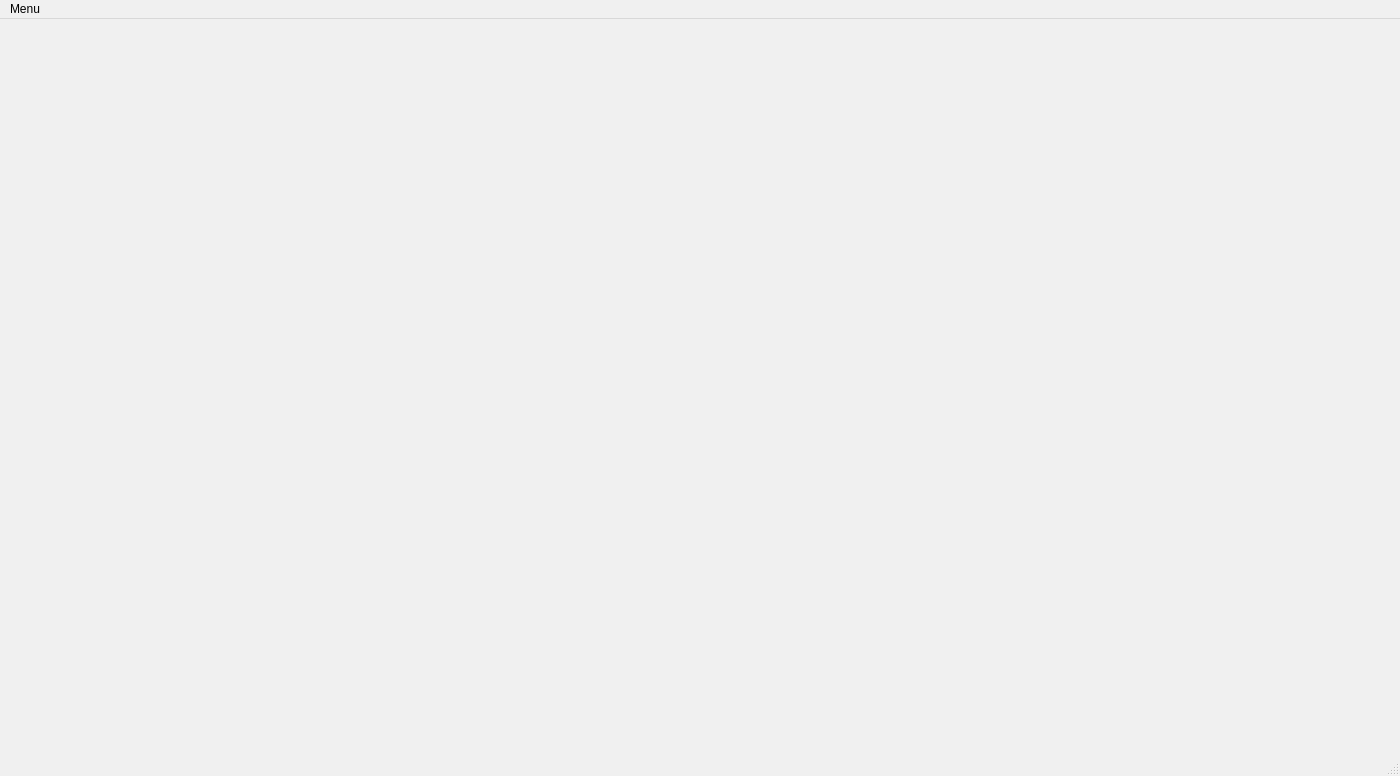
<?xml version="1.0" encoding="UTF-8"?>
<ui version="4.0">
 <class>lab8</class>
 <widget class="QMainWindow" name="lab8">
  <property name="geometry">
   <rect>
    <x>0</x>
    <y>0</y>
    <width>1400</width>
    <height>776</height>
   </rect>
  </property>
  <property name="minimumSize">
   <size>
    <width>1400</width>
    <height>776</height>
   </size>
  </property>
  <property name="maximumSize">
   <size>
    <width>1400</width>
    <height>776</height>
   </size>
  </property>
  <property name="palette">
   <palette>
    <active>
     <colorrole role="WindowText">
      <brush brushstyle="SolidPattern">
       <color alpha="255">
        <red>0</red>
        <green>0</green>
        <blue>0</blue>
       </color>
      </brush>
     </colorrole>
     <colorrole role="Button">
      <brush brushstyle="SolidPattern">
       <color alpha="255">
        <red>255</red>
        <green>255</green>
        <blue>255</blue>
       </color>
      </brush>
     </colorrole>
     <colorrole role="Light">
      <brush brushstyle="SolidPattern">
       <color alpha="255">
        <red>255</red>
        <green>255</green>
        <blue>255</blue>
       </color>
      </brush>
     </colorrole>
     <colorrole role="Midlight">
      <brush brushstyle="SolidPattern">
       <color alpha="255">
        <red>255</red>
        <green>255</green>
        <blue>255</blue>
       </color>
      </brush>
     </colorrole>
     <colorrole role="Dark">
      <brush brushstyle="SolidPattern">
       <color alpha="255">
        <red>127</red>
        <green>127</green>
        <blue>127</blue>
       </color>
      </brush>
     </colorrole>
     <colorrole role="Mid">
      <brush brushstyle="SolidPattern">
       <color alpha="255">
        <red>170</red>
        <green>170</green>
        <blue>170</blue>
       </color>
      </brush>
     </colorrole>
     <colorrole role="Text">
      <brush brushstyle="SolidPattern">
       <color alpha="255">
        <red>0</red>
        <green>0</green>
        <blue>0</blue>
       </color>
      </brush>
     </colorrole>
     <colorrole role="BrightText">
      <brush brushstyle="SolidPattern">
       <color alpha="255">
        <red>255</red>
        <green>255</green>
        <blue>255</blue>
       </color>
      </brush>
     </colorrole>
     <colorrole role="ButtonText">
      <brush brushstyle="SolidPattern">
       <color alpha="255">
        <red>0</red>
        <green>0</green>
        <blue>0</blue>
       </color>
      </brush>
     </colorrole>
     <colorrole role="Base">
      <brush brushstyle="SolidPattern">
       <color alpha="255">
        <red>255</red>
        <green>255</green>
        <blue>255</blue>
       </color>
      </brush>
     </colorrole>
     <colorrole role="Window">
      <brush brushstyle="SolidPattern">
       <color alpha="255">
        <red>255</red>
        <green>255</green>
        <blue>255</blue>
       </color>
      </brush>
     </colorrole>
     <colorrole role="Shadow">
      <brush brushstyle="SolidPattern">
       <color alpha="255">
        <red>0</red>
        <green>0</green>
        <blue>0</blue>
       </color>
      </brush>
     </colorrole>
     <colorrole role="AlternateBase">
      <brush brushstyle="SolidPattern">
       <color alpha="255">
        <red>255</red>
        <green>255</green>
        <blue>255</blue>
       </color>
      </brush>
     </colorrole>
     <colorrole role="ToolTipBase">
      <brush brushstyle="SolidPattern">
       <color alpha="255">
        <red>255</red>
        <green>255</green>
        <blue>220</blue>
       </color>
      </brush>
     </colorrole>
     <colorrole role="ToolTipText">
      <brush brushstyle="SolidPattern">
       <color alpha="255">
        <red>0</red>
        <green>0</green>
        <blue>0</blue>
       </color>
      </brush>
     </colorrole>
     <colorrole role="PlaceholderText">
      <brush brushstyle="SolidPattern">
       <color alpha="127">
        <red>0</red>
        <green>0</green>
        <blue>0</blue>
       </color>
      </brush>
     </colorrole>
    </active>
    <inactive>
     <colorrole role="WindowText">
      <brush brushstyle="SolidPattern">
       <color alpha="255">
        <red>0</red>
        <green>0</green>
        <blue>0</blue>
       </color>
      </brush>
     </colorrole>
     <colorrole role="Button">
      <brush brushstyle="SolidPattern">
       <color alpha="255">
        <red>240</red>
        <green>240</green>
        <blue>240</blue>
       </color>
      </brush>
     </colorrole>
     <colorrole role="Light">
      <brush brushstyle="SolidPattern">
       <color alpha="255">
        <red>255</red>
        <green>255</green>
        <blue>255</blue>
       </color>
      </brush>
     </colorrole>
     <colorrole role="Midlight">
      <brush brushstyle="SolidPattern">
       <color alpha="255">
        <red>227</red>
        <green>227</green>
        <blue>227</blue>
       </color>
      </brush>
     </colorrole>
     <colorrole role="Dark">
      <brush brushstyle="SolidPattern">
       <color alpha="255">
        <red>160</red>
        <green>160</green>
        <blue>160</blue>
       </color>
      </brush>
     </colorrole>
     <colorrole role="Mid">
      <brush brushstyle="SolidPattern">
       <color alpha="255">
        <red>160</red>
        <green>160</green>
        <blue>160</blue>
       </color>
      </brush>
     </colorrole>
     <colorrole role="Text">
      <brush brushstyle="SolidPattern">
       <color alpha="255">
        <red>0</red>
        <green>0</green>
        <blue>0</blue>
       </color>
      </brush>
     </colorrole>
     <colorrole role="BrightText">
      <brush brushstyle="SolidPattern">
       <color alpha="255">
        <red>255</red>
        <green>255</green>
        <blue>255</blue>
       </color>
      </brush>
     </colorrole>
     <colorrole role="ButtonText">
      <brush brushstyle="SolidPattern">
       <color alpha="255">
        <red>0</red>
        <green>0</green>
        <blue>0</blue>
       </color>
      </brush>
     </colorrole>
     <colorrole role="Base">
      <brush brushstyle="SolidPattern">
       <color alpha="255">
        <red>255</red>
        <green>255</green>
        <blue>255</blue>
       </color>
      </brush>
     </colorrole>
     <colorrole role="Window">
      <brush brushstyle="SolidPattern">
       <color alpha="255">
        <red>240</red>
        <green>240</green>
        <blue>240</blue>
       </color>
      </brush>
     </colorrole>
     <colorrole role="Shadow">
      <brush brushstyle="SolidPattern">
       <color alpha="255">
        <red>105</red>
        <green>105</green>
        <blue>105</blue>
       </color>
      </brush>
     </colorrole>
     <colorrole role="AlternateBase">
      <brush brushstyle="SolidPattern">
       <color alpha="255">
        <red>245</red>
        <green>245</green>
        <blue>245</blue>
       </color>
      </brush>
     </colorrole>
     <colorrole role="ToolTipBase">
      <brush brushstyle="SolidPattern">
       <color alpha="255">
        <red>255</red>
        <green>255</green>
        <blue>220</blue>
       </color>
      </brush>
     </colorrole>
     <colorrole role="ToolTipText">
      <brush brushstyle="SolidPattern">
       <color alpha="255">
        <red>0</red>
        <green>0</green>
        <blue>0</blue>
       </color>
      </brush>
     </colorrole>
     <colorrole role="PlaceholderText">
      <brush brushstyle="SolidPattern">
       <color alpha="128">
        <red>0</red>
        <green>0</green>
        <blue>0</blue>
       </color>
      </brush>
     </colorrole>
    </inactive>
    <disabled>
     <colorrole role="WindowText">
      <brush brushstyle="SolidPattern">
       <color alpha="255">
        <red>127</red>
        <green>127</green>
        <blue>127</blue>
       </color>
      </brush>
     </colorrole>
     <colorrole role="Button">
      <brush brushstyle="SolidPattern">
       <color alpha="255">
        <red>255</red>
        <green>255</green>
        <blue>255</blue>
       </color>
      </brush>
     </colorrole>
     <colorrole role="Light">
      <brush brushstyle="SolidPattern">
       <color alpha="255">
        <red>255</red>
        <green>255</green>
        <blue>255</blue>
       </color>
      </brush>
     </colorrole>
     <colorrole role="Midlight">
      <brush brushstyle="SolidPattern">
       <color alpha="255">
        <red>255</red>
        <green>255</green>
        <blue>255</blue>
       </color>
      </brush>
     </colorrole>
     <colorrole role="Dark">
      <brush brushstyle="SolidPattern">
       <color alpha="255">
        <red>127</red>
        <green>127</green>
        <blue>127</blue>
       </color>
      </brush>
     </colorrole>
     <colorrole role="Mid">
      <brush brushstyle="SolidPattern">
       <color alpha="255">
        <red>170</red>
        <green>170</green>
        <blue>170</blue>
       </color>
      </brush>
     </colorrole>
     <colorrole role="Text">
      <brush brushstyle="SolidPattern">
       <color alpha="255">
        <red>127</red>
        <green>127</green>
        <blue>127</blue>
       </color>
      </brush>
     </colorrole>
     <colorrole role="BrightText">
      <brush brushstyle="SolidPattern">
       <color alpha="255">
        <red>255</red>
        <green>255</green>
        <blue>255</blue>
       </color>
      </brush>
     </colorrole>
     <colorrole role="ButtonText">
      <brush brushstyle="SolidPattern">
       <color alpha="255">
        <red>127</red>
        <green>127</green>
        <blue>127</blue>
       </color>
      </brush>
     </colorrole>
     <colorrole role="Base">
      <brush brushstyle="SolidPattern">
       <color alpha="255">
        <red>255</red>
        <green>255</green>
        <blue>255</blue>
       </color>
      </brush>
     </colorrole>
     <colorrole role="Window">
      <brush brushstyle="SolidPattern">
       <color alpha="255">
        <red>255</red>
        <green>255</green>
        <blue>255</blue>
       </color>
      </brush>
     </colorrole>
     <colorrole role="Shadow">
      <brush brushstyle="SolidPattern">
       <color alpha="255">
        <red>0</red>
        <green>0</green>
        <blue>0</blue>
       </color>
      </brush>
     </colorrole>
     <colorrole role="AlternateBase">
      <brush brushstyle="SolidPattern">
       <color alpha="255">
        <red>245</red>
        <green>245</green>
        <blue>245</blue>
       </color>
      </brush>
     </colorrole>
     <colorrole role="ToolTipBase">
      <brush brushstyle="SolidPattern">
       <color alpha="255">
        <red>255</red>
        <green>255</green>
        <blue>220</blue>
       </color>
      </brush>
     </colorrole>
     <colorrole role="ToolTipText">
      <brush brushstyle="SolidPattern">
       <color alpha="255">
        <red>0</red>
        <green>0</green>
        <blue>0</blue>
       </color>
      </brush>
     </colorrole>
     <colorrole role="PlaceholderText">
      <brush brushstyle="SolidPattern">
       <color alpha="128">
        <red>0</red>
        <green>0</green>
        <blue>0</blue>
       </color>
      </brush>
     </colorrole>
    </disabled>
   </palette>
  </property>
  <property name="windowTitle">
   <string>lab8</string>
  </property>
  <widget class="QWidget" name="centralwidget">
   <widget class="QLabel" name="label">
    <property name="geometry">
     <rect>
      <x>-70</x>
      <y>150</y>
      <width>361</width>
      <height>231</height>
     </rect>
    </property>
    <property name="text">
     <string/>
    </property>
    <property name="pixmap">
     <pixmap>../RIS/podlodka-transformed_(2)-transformed.png</pixmap>
    </property>
   </widget>
   <widget class="QLabel" name="label_2">
    <property name="geometry">
     <rect>
      <x>630</x>
      <y>20</y>
      <width>431</width>
      <height>171</height>
     </rect>
    </property>
    <property name="palette">
     <palette>
      <active>
       <colorrole role="WindowText">
        <brush brushstyle="SolidPattern">
         <color alpha="255">
          <red>255</red>
          <green>255</green>
          <blue>255</blue>
         </color>
        </brush>
       </colorrole>
       <colorrole role="Button">
        <brush brushstyle="SolidPattern">
         <color alpha="255">
          <red>85</red>
          <green>0</green>
          <blue>0</blue>
         </color>
        </brush>
       </colorrole>
       <colorrole role="Light">
        <brush brushstyle="SolidPattern">
         <color alpha="255">
          <red>127</red>
          <green>0</green>
          <blue>0</blue>
         </color>
        </brush>
       </colorrole>
       <colorrole role="Midlight">
        <brush brushstyle="SolidPattern">
         <color alpha="255">
          <red>106</red>
          <green>0</green>
          <blue>0</blue>
         </color>
        </brush>
       </colorrole>
       <colorrole role="Dark">
        <brush brushstyle="SolidPattern">
         <color alpha="255">
          <red>42</red>
          <green>0</green>
          <blue>0</blue>
         </color>
        </brush>
       </colorrole>
       <colorrole role="Mid">
        <brush brushstyle="SolidPattern">
         <color alpha="255">
          <red>57</red>
          <green>0</green>
          <blue>0</blue>
         </color>
        </brush>
       </colorrole>
       <colorrole role="Text">
        <brush brushstyle="SolidPattern">
         <color alpha="255">
          <red>255</red>
          <green>255</green>
          <blue>255</blue>
         </color>
        </brush>
       </colorrole>
       <colorrole role="BrightText">
        <brush brushstyle="SolidPattern">
         <color alpha="255">
          <red>255</red>
          <green>255</green>
          <blue>255</blue>
         </color>
        </brush>
       </colorrole>
       <colorrole role="ButtonText">
        <brush brushstyle="SolidPattern">
         <color alpha="255">
          <red>255</red>
          <green>255</green>
          <blue>255</blue>
         </color>
        </brush>
       </colorrole>
       <colorrole role="Base">
        <brush brushstyle="SolidPattern">
         <color alpha="255">
          <red>0</red>
          <green>0</green>
          <blue>0</blue>
         </color>
        </brush>
       </colorrole>
       <colorrole role="Window">
        <brush brushstyle="SolidPattern">
         <color alpha="255">
          <red>85</red>
          <green>0</green>
          <blue>0</blue>
         </color>
        </brush>
       </colorrole>
       <colorrole role="Shadow">
        <brush brushstyle="SolidPattern">
         <color alpha="255">
          <red>0</red>
          <green>0</green>
          <blue>0</blue>
         </color>
        </brush>
       </colorrole>
       <colorrole role="AlternateBase">
        <brush brushstyle="SolidPattern">
         <color alpha="255">
          <red>42</red>
          <green>0</green>
          <blue>0</blue>
         </color>
        </brush>
       </colorrole>
       <colorrole role="ToolTipBase">
        <brush brushstyle="SolidPattern">
         <color alpha="255">
          <red>255</red>
          <green>255</green>
          <blue>220</blue>
         </color>
        </brush>
       </colorrole>
       <colorrole role="ToolTipText">
        <brush brushstyle="SolidPattern">
         <color alpha="255">
          <red>0</red>
          <green>0</green>
          <blue>0</blue>
         </color>
        </brush>
       </colorrole>
       <colorrole role="PlaceholderText">
        <brush brushstyle="SolidPattern">
         <color alpha="127">
          <red>255</red>
          <green>255</green>
          <blue>255</blue>
         </color>
        </brush>
       </colorrole>
      </active>
      <inactive>
       <colorrole role="WindowText">
        <brush brushstyle="SolidPattern">
         <color alpha="255">
          <red>0</red>
          <green>0</green>
          <blue>0</blue>
         </color>
        </brush>
       </colorrole>
       <colorrole role="Button">
        <brush brushstyle="SolidPattern">
         <color alpha="255">
          <red>240</red>
          <green>240</green>
          <blue>240</blue>
         </color>
        </brush>
       </colorrole>
       <colorrole role="Light">
        <brush brushstyle="SolidPattern">
         <color alpha="255">
          <red>255</red>
          <green>255</green>
          <blue>255</blue>
         </color>
        </brush>
       </colorrole>
       <colorrole role="Midlight">
        <brush brushstyle="SolidPattern">
         <color alpha="255">
          <red>227</red>
          <green>227</green>
          <blue>227</blue>
         </color>
        </brush>
       </colorrole>
       <colorrole role="Dark">
        <brush brushstyle="SolidPattern">
         <color alpha="255">
          <red>160</red>
          <green>160</green>
          <blue>160</blue>
         </color>
        </brush>
       </colorrole>
       <colorrole role="Mid">
        <brush brushstyle="SolidPattern">
         <color alpha="255">
          <red>160</red>
          <green>160</green>
          <blue>160</blue>
         </color>
        </brush>
       </colorrole>
       <colorrole role="Text">
        <brush brushstyle="SolidPattern">
         <color alpha="255">
          <red>0</red>
          <green>0</green>
          <blue>0</blue>
         </color>
        </brush>
       </colorrole>
       <colorrole role="BrightText">
        <brush brushstyle="SolidPattern">
         <color alpha="255">
          <red>255</red>
          <green>255</green>
          <blue>255</blue>
         </color>
        </brush>
       </colorrole>
       <colorrole role="ButtonText">
        <brush brushstyle="SolidPattern">
         <color alpha="255">
          <red>0</red>
          <green>0</green>
          <blue>0</blue>
         </color>
        </brush>
       </colorrole>
       <colorrole role="Base">
        <brush brushstyle="SolidPattern">
         <color alpha="255">
          <red>255</red>
          <green>255</green>
          <blue>255</blue>
         </color>
        </brush>
       </colorrole>
       <colorrole role="Window">
        <brush brushstyle="SolidPattern">
         <color alpha="255">
          <red>240</red>
          <green>240</green>
          <blue>240</blue>
         </color>
        </brush>
       </colorrole>
       <colorrole role="Shadow">
        <brush brushstyle="SolidPattern">
         <color alpha="255">
          <red>105</red>
          <green>105</green>
          <blue>105</blue>
         </color>
        </brush>
       </colorrole>
       <colorrole role="AlternateBase">
        <brush brushstyle="SolidPattern">
         <color alpha="255">
          <red>245</red>
          <green>245</green>
          <blue>245</blue>
         </color>
        </brush>
       </colorrole>
       <colorrole role="ToolTipBase">
        <brush brushstyle="SolidPattern">
         <color alpha="255">
          <red>255</red>
          <green>255</green>
          <blue>220</blue>
         </color>
        </brush>
       </colorrole>
       <colorrole role="ToolTipText">
        <brush brushstyle="SolidPattern">
         <color alpha="255">
          <red>0</red>
          <green>0</green>
          <blue>0</blue>
         </color>
        </brush>
       </colorrole>
       <colorrole role="PlaceholderText">
        <brush brushstyle="SolidPattern">
         <color alpha="128">
          <red>0</red>
          <green>0</green>
          <blue>0</blue>
         </color>
        </brush>
       </colorrole>
      </inactive>
      <disabled>
       <colorrole role="WindowText">
        <brush brushstyle="SolidPattern">
         <color alpha="255">
          <red>42</red>
          <green>0</green>
          <blue>0</blue>
         </color>
        </brush>
       </colorrole>
       <colorrole role="Button">
        <brush brushstyle="SolidPattern">
         <color alpha="255">
          <red>85</red>
          <green>0</green>
          <blue>0</blue>
         </color>
        </brush>
       </colorrole>
       <colorrole role="Light">
        <brush brushstyle="SolidPattern">
         <color alpha="255">
          <red>127</red>
          <green>0</green>
          <blue>0</blue>
         </color>
        </brush>
       </colorrole>
       <colorrole role="Midlight">
        <brush brushstyle="SolidPattern">
         <color alpha="255">
          <red>106</red>
          <green>0</green>
          <blue>0</blue>
         </color>
        </brush>
       </colorrole>
       <colorrole role="Dark">
        <brush brushstyle="SolidPattern">
         <color alpha="255">
          <red>42</red>
          <green>0</green>
          <blue>0</blue>
         </color>
        </brush>
       </colorrole>
       <colorrole role="Mid">
        <brush brushstyle="SolidPattern">
         <color alpha="255">
          <red>57</red>
          <green>0</green>
          <blue>0</blue>
         </color>
        </brush>
       </colorrole>
       <colorrole role="Text">
        <brush brushstyle="SolidPattern">
         <color alpha="255">
          <red>42</red>
          <green>0</green>
          <blue>0</blue>
         </color>
        </brush>
       </colorrole>
       <colorrole role="BrightText">
        <brush brushstyle="SolidPattern">
         <color alpha="255">
          <red>255</red>
          <green>255</green>
          <blue>255</blue>
         </color>
        </brush>
       </colorrole>
       <colorrole role="ButtonText">
        <brush brushstyle="SolidPattern">
         <color alpha="255">
          <red>42</red>
          <green>0</green>
          <blue>0</blue>
         </color>
        </brush>
       </colorrole>
       <colorrole role="Base">
        <brush brushstyle="SolidPattern">
         <color alpha="255">
          <red>85</red>
          <green>0</green>
          <blue>0</blue>
         </color>
        </brush>
       </colorrole>
       <colorrole role="Window">
        <brush brushstyle="SolidPattern">
         <color alpha="255">
          <red>85</red>
          <green>0</green>
          <blue>0</blue>
         </color>
        </brush>
       </colorrole>
       <colorrole role="Shadow">
        <brush brushstyle="SolidPattern">
         <color alpha="255">
          <red>0</red>
          <green>0</green>
          <blue>0</blue>
         </color>
        </brush>
       </colorrole>
       <colorrole role="AlternateBase">
        <brush brushstyle="SolidPattern">
         <color alpha="255">
          <red>245</red>
          <green>245</green>
          <blue>245</blue>
         </color>
        </brush>
       </colorrole>
       <colorrole role="ToolTipBase">
        <brush brushstyle="SolidPattern">
         <color alpha="255">
          <red>255</red>
          <green>255</green>
          <blue>220</blue>
         </color>
        </brush>
       </colorrole>
       <colorrole role="ToolTipText">
        <brush brushstyle="SolidPattern">
         <color alpha="255">
          <red>0</red>
          <green>0</green>
          <blue>0</blue>
         </color>
        </brush>
       </colorrole>
       <colorrole role="PlaceholderText">
        <brush brushstyle="SolidPattern">
         <color alpha="128">
          <red>0</red>
          <green>0</green>
          <blue>0</blue>
         </color>
        </brush>
       </colorrole>
      </disabled>
     </palette>
    </property>
    <property name="autoFillBackground">
     <bool>false</bool>
    </property>
    <property name="text">
     <string/>
    </property>
   </widget>
   <widget class="QLabel" name="label_3">
    <property name="geometry">
     <rect>
      <x>1220</x>
      <y>130</y>
      <width>1321</width>
      <height>661</height>
     </rect>
    </property>
    <property name="text">
     <string/>
    </property>
   </widget>
   <widget class="QLabel" name="label_4">
    <property name="geometry">
     <rect>
      <x>980</x>
      <y>400</y>
      <width>401</width>
      <height>311</height>
     </rect>
    </property>
    <property name="text">
     <string/>
    </property>
    <property name="pixmap">
     <pixmap>../RIS/fish (1).png</pixmap>
    </property>
   </widget>
   <widget class="QLabel" name="label_5">
    <property name="geometry">
     <rect>
      <x>930</x>
      <y>110</y>
      <width>161</width>
      <height>161</height>
     </rect>
    </property>
    <property name="text">
     <string/>
    </property>
    <property name="pixmap">
     <pixmap>../RIS/meduza (1).png</pixmap>
    </property>
   </widget>
   <widget class="QLabel" name="label_6">
    <property name="geometry">
     <rect>
      <x>270</x>
      <y>420</y>
      <width>691</width>
      <height>241</height>
     </rect>
    </property>
    <property name="text">
     <string/>
    </property>
   </widget>
   <widget class="QLabel" name="label_7">
    <property name="geometry">
     <rect>
      <x>-10</x>
      <y>-160</y>
      <width>1101</width>
      <height>941</height>
     </rect>
    </property>
    <property name="text">
     <string/>
    </property>
   </widget>
  </widget>
  <widget class="QStatusBar" name="statusbar"/>
  <widget class="QMenuBar" name="menubar">
   <property name="geometry">
    <rect>
     <x>0</x>
     <y>0</y>
     <width>1400</width>
     <height>26</height>
    </rect>
   </property>
   <widget class="QMenu" name="menuMenu">
    <property name="title">
     <string>Menu</string>
    </property>
    <addaction name="actionStart"/>
    <addaction name="actionStop"/>
    <addaction name="actionExit"/>
   </widget>
   <addaction name="menuMenu"/>
  </widget>
  <action name="actionStart">
   <property name="text">
    <string>Start</string>
   </property>
  </action>
  <action name="actionStop">
   <property name="text">
    <string>Stop</string>
   </property>
  </action>
  <action name="actionExit">
   <property name="text">
    <string>Exit</string>
   </property>
  </action>
 </widget>
 <resources/>
 <connections/>
</ui>
